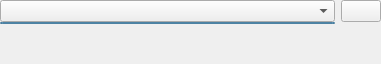
<?xml version="1.0" encoding="UTF-8"?>
<ui version="4.0">
 <class>YubiKeyEditWidget</class>
 <widget class="QWidget" name="YubiKeyEditWidget">
  <property name="geometry">
   <rect>
    <x>0</x>
    <y>0</y>
    <width>381</width>
    <height>64</height>
   </rect>
  </property>
  <layout class="QVBoxLayout" name="verticalLayout">
   <property name="leftMargin">
    <number>0</number>
   </property>
   <property name="topMargin">
    <number>0</number>
   </property>
   <property name="rightMargin">
    <number>0</number>
   </property>
   <property name="bottomMargin">
    <number>0</number>
   </property>
   <item>
    <layout class="QHBoxLayout" name="horizontalLayout">
     <property name="spacing">
      <number>6</number>
     </property>
     <item>
      <layout class="QVBoxLayout" name="verticalLayout_2">
       <property name="spacing">
        <number>0</number>
       </property>
       <item>
        <widget class="QComboBox" name="comboChallengeResponse">
         <property name="sizePolicy">
          <sizepolicy hsizetype="Expanding" vsizetype="Fixed">
           <horstretch>0</horstretch>
           <verstretch>0</verstretch>
          </sizepolicy>
         </property>
         <property name="accessibleName">
          <string>Hardware key slot selection</string>
         </property>
        </widget>
       </item>
       <item>
        <widget class="QProgressBar" name="yubikeyProgress">
         <property name="maximumSize">
          <size>
           <width>16777215</width>
           <height>2</height>
          </size>
         </property>
         <property name="maximum">
          <number>1</number>
         </property>
         <property name="value">
          <number>1</number>
         </property>
         <property name="textVisible">
          <bool>false</bool>
         </property>
        </widget>
       </item>
      </layout>
     </item>
     <item>
      <layout class="QVBoxLayout" name="verticalLayout_3">
       <property name="spacing">
        <number>0</number>
       </property>
       <item>
        <widget class="QPushButton" name="refreshHardwareKeys">
         <property name="toolTip">
          <string>Refresh hardware keys</string>
         </property>
         <property name="accessibleName">
          <string>Refresh hardware keys</string>
         </property>
         <property name="text">
          <string/>
         </property>
        </widget>
       </item>
       <item>
        <spacer name="verticalSpacer_2">
         <property name="orientation">
          <enum>Qt::Vertical</enum>
         </property>
         <property name="sizeType">
          <enum>QSizePolicy::Fixed</enum>
         </property>
         <property name="sizeHint" stdset="0">
          <size>
           <width>0</width>
           <height>2</height>
          </size>
         </property>
        </spacer>
       </item>
      </layout>
     </item>
    </layout>
   </item>
   <item>
    <spacer name="verticalSpacer">
     <property name="orientation">
      <enum>Qt::Vertical</enum>
     </property>
     <property name="sizeHint" stdset="0">
      <size>
       <width>20</width>
       <height>0</height>
      </size>
     </property>
    </spacer>
   </item>
  </layout>
 </widget>
 <resources/>
 <connections/>
</ui>
